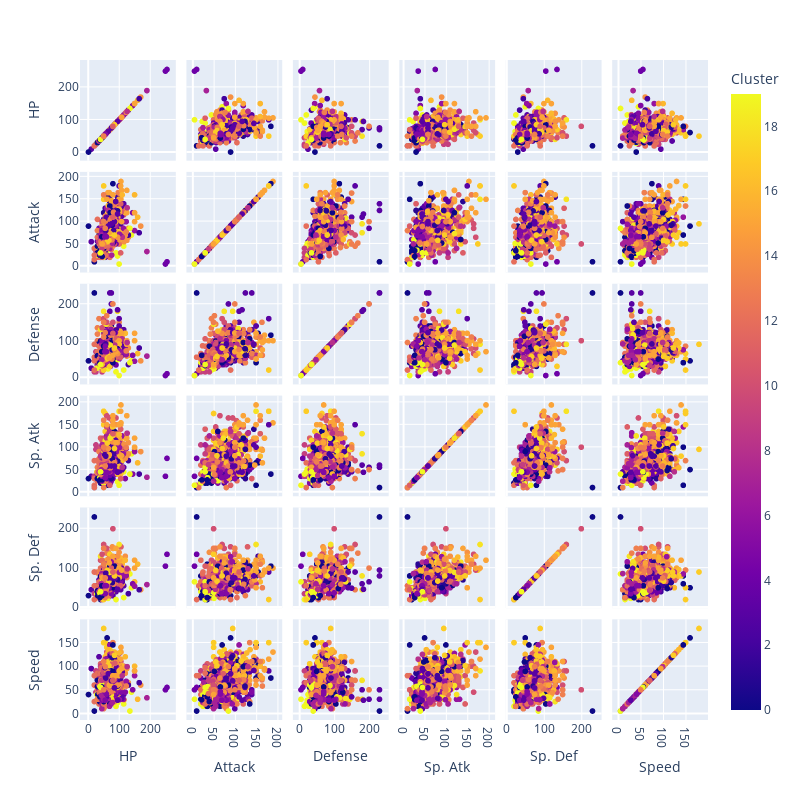

Here is the notebook cell this chart was saved with:
### Code cell
#Realizar un grafico scatter_matrix con plotly usando como parámetro color la variable clústeres.
fig = plt.figure(figsize=(10, 15))
#add scatter matrix to the figure
fig = px.scatter_matrix(data_new, dimensions=['HP', 'Attack', 'Defense', 'Sp. Atk', 'Sp. Def', 'Speed'], color='Cluster')
fig.update_layout(width=800, height=800)
fig.show()

### Figure 1 — Plotly figure (JSON) as saved in the notebook; plotly's stock layout.template omitted (floating-point values rounded to 4 significant figures; data arrays with more than 128 entries replaced by an {"elided": "..."} marker saying what was removed)
{"data": [{"dimensions": [{"axis": {"matches": true}, "label": "HP", "values": {"elided": "800 int values"}}, {"axis": {"matches": true}, "label": "Attack", "values": {"elided": "800 int values"}}, {"axis": {"matches": true}, "label": "Defense", "values": {"elided": "800 int values"}}, {"axis": {"matches": true}, "label": "Sp. Atk", "values": {"elided": "800 int values"}}, {"axis": {"matches": true}, "label": "Sp. Def", "values": {"elided": "800 int values"}}, {"axis": {"matches": true}, "label": "Speed", "values": {"elided": "800 int values"}}], "hovertemplate": "%{xaxis.title.text}=%{x}<br>%{yaxis.title.text}=%{y}<br>Cluster=%{marker.color}<extra></extra>", "legendgroup": "", "marker": {"color": {"elided": "800 int values"}, "coloraxis": "coloraxis", "symbol": "circle"}, "name": "", "showlegend": false, "type": "splom"}], "layout": {"coloraxis": {"colorbar": {"title": {"text": "Cluster"}}, "colorscale": [[0, "#0d0887"], [0.1111, "#46039f"], [0.2222, "#7201a8"], [0.3333, "#9c179e"], [0.4444, "#bd3786"], [0.5556, "#d8576b"], [0.6667, "#ed7953"], [0.7778, "#fb9f3a"], [0.8889, "#fdca26"], [1, "#f0f921"]]}, "dragmode": "select", "height": 800, "legend": {"tracegroupgap": 0}, "margin": {"t": 60}, "width": 800}}
